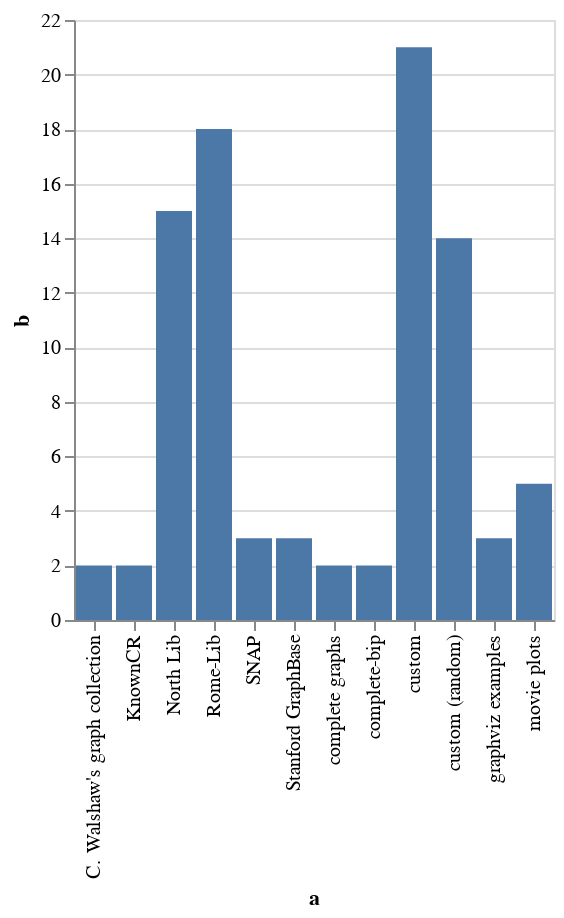

Notebook code for this chart:
### Code cell
tags = {}

for result in results:
    if get_year(result) is None: continue

    for tag in get_dataset_tags(result):
        if tag not in tags:
            tags[tag] = 0
        tags[tag] += 1

tags2 = {key:val for key, val in tags.items() if val > 1 and key != 'none'}

source = pd.DataFrame({
    'a': tags2.keys(),
    'b': tags2.values()
})

alt.Chart(source).mark_bar().encode(
    x='a',
    y='b'
)

### Figure 1 — Vega-Lite specification as saved in the notebook (floating-point values rounded to 4 significant figures)
{"config": {"view": {"continuousWidth": 400, "continuousHeight": 300}}, "data": {"name": "data-a083fcc9ece1a8be898793610c9d6d0a"}, "mark": "bar", "encoding": {"x": {"field": "a", "type": "nominal"}, "y": {"field": "b", "type": "quantitative"}}, "$schema": "https://vega.github.io/schema/vega-lite/v4.17.0.json", "datasets": {"data-a083fcc9ece1a8be898793610c9d6d0a": [{"a": "custom (random)", "b": 14}, {"a": "Rome-Lib", "b": 18}, {"a": "North Lib", "b": 15}, {"a": "graphviz examples", "b": 3}, {"a": "SNAP", "b": 3}, {"a": "movie plots", "b": 5}, {"a": "custom", "b": 21}, {"a": "Stanford GraphBase", "b": 3}, {"a": "C. Walshaw's graph collection", "b": 2}, {"a": "KnownCR", "b": 2}, {"a": "complete-bip", "b": 2}, {"a": "complete graphs", "b": 2}]}}
